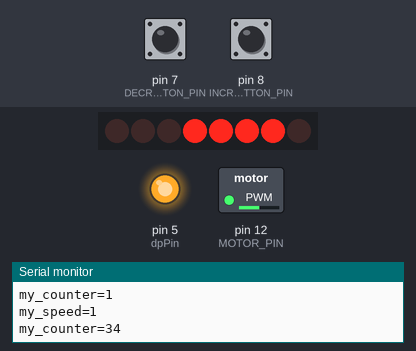
The sketch below on a simulated Arduino Uno, built with avr-gcc and run on an emulated ATmega328P. Parts: 8 shift-register outputs drawn as a row of LEDs (first output left, lit = HIGH), switched loads named in the sketch (green lamp = pin HIGH), output pins drawn as LEDs (lit = HIGH), the last lines printed to the serial monitor. Wiring (inferred from the names in the program): shift register (74HC595): data pin 4; shift clock pin 2; latch pin 3. Wiring (inferred from the signals the program sends): row of LEDs: on Q0, Q1, Q2, Q3, Q4, Q5, Q6, Q7. The inputs (shaded band) are chosen by the test bench; at power-on: pin 8 (INCR_BUTTON_PIN) LOW, pin 7 (DECR_BUTTON_PIN) LOW. EEPROM starts erased; pins used as bus, display or sensor lines are not drawn.

Above: at 2.0 s.
2.1 s: pin 8 (INCR_BUTTON_PIN) pulled HIGH for 0.5 s
At 3.8 s:
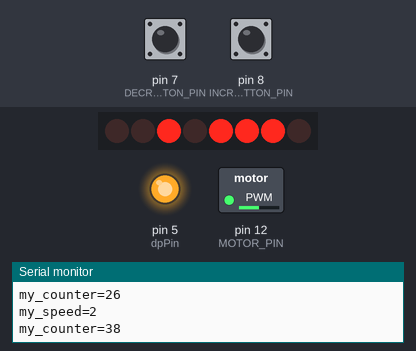
4.4 s: pin 8 (INCR_BUTTON_PIN) pulled HIGH for 3.2 s
At 8.8 s:
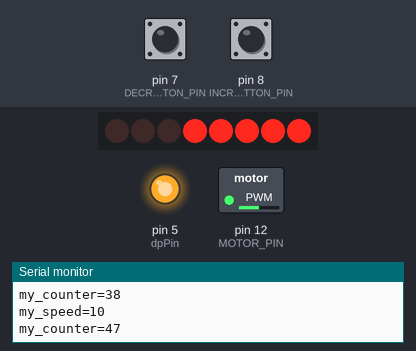
9.1 s: pin 8 (INCR_BUTTON_PIN) pulled HIGH for 1 s
At 10.6 s:
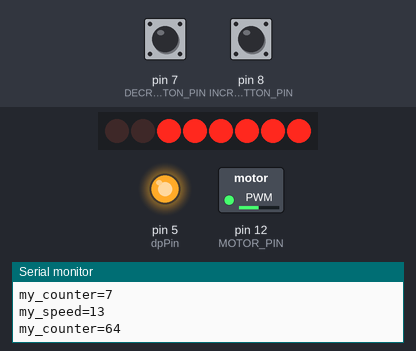
11.6 s: pin 8 (INCR_BUTTON_PIN) pulled HIGH for 0.5 s
At 12.9 s:
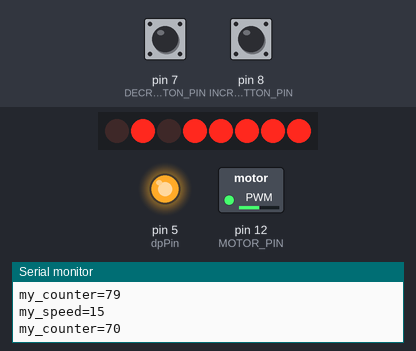
13.6 s: pin 8 (INCR_BUTTON_PIN) pulled HIGH for 0.5 s
At 15.3 s:
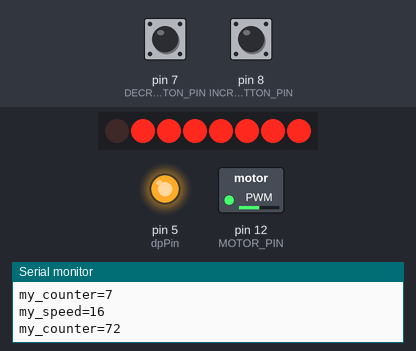
15.7 s: pin 8 (INCR_BUTTON_PIN) pulled HIGH for 3.2 s
At 20.1 s:
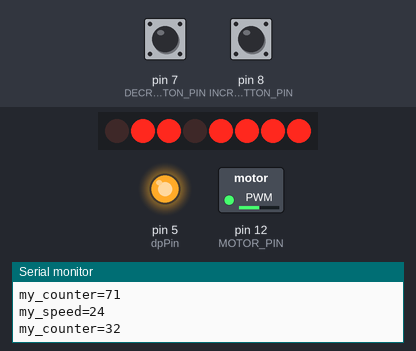
Timing chart, 0 to 21.4 s (numbered marks = the images above; inputs shaded):
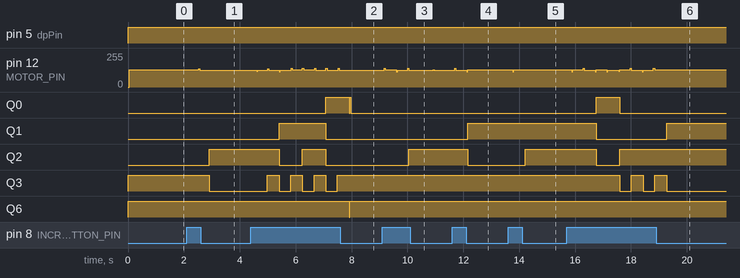

Measured:
- after the input at 2.1 s, pin 12 (MOTOR_PIN): 129/255 → 127/255 after 0.42 s; Q2: LOW → HIGH after 0.81 s; Q3: HIGH → LOW after 0.81 s
- after the input at 9.1 s, Q2: LOW → HIGH after 0.94 s
- after the input at 11.6 s, pin 12 (MOTOR_PIN): 125/255 → 127/255 after 0.08 s, → 128/255 0.44 s later; Q1: LOW → HIGH after 0.56 s; Q2: HIGH → LOW after 0.56 s
- after the input at 13.6 s, pin 12 (MOTOR_PIN): 128/255 → 115/255 after 0.16 s, → 128/255 0.04 s later; Q2: LOW → HIGH after 0.62 s
- after the input at 15.7 s, Q0: LOW → HIGH after 1.1 s, → LOW 0.84 s later; Q1: HIGH → LOW after 1.1 s, → HIGH 2.5 s later; Q2: HIGH → LOW after 1.1 s, → HIGH 0.84 s later; Q3: alternates HIGH for 0.44 s and LOW for 0.40 s, 5 changes in all, then stays LOW, starting after 1.9 s

The sketch:

ArduinoTimer.ino
```cpp
#include <EEPROM.h>
#include <DigitShield.h>


const int INCR_BUTTON_PIN = 8;
const int DECR_BUTTON_PIN = 7;
const int MOTOR_PIN  = 12;

const int MIN_SPEED = 1;
const int MAX_SPEED = 99;

const int SPEED_ADDR = 0;

volatile int my_speed = 0;
volatile int my_counter = 0;
volatile int toggle = 0;

void setup()
{
  // put your setup code here, to run once:

  pinMode(MOTOR_PIN, OUTPUT);
  pinMode(INCR_BUTTON_PIN, INPUT);
  pinMode(DECR_BUTTON_PIN, INPUT);

  Serial.begin(9600);
  while (!Serial);

  loadSpeed();


//  attachInterrupt(digitalPinToInterrupt(INCR_BUTTON_PIN), incrSpeed, RISING);
 // attachInterrupt(digitalPinToInterrupt(DECR_BUTTON_PIN), decrSpeed, RISING);

  DigitShield.begin();
  //DigitShield.setPrecision(2);
  DigitShield.setValue(my_speed);
}


void onTimer()
{

  my_counter++;
  if (my_counter >= (MAX_SPEED - my_speed)) {
    my_counter = 0;

    if (toggle) {
      digitalWrite(MOTOR_PIN, HIGH);
      toggle = 0;
    } else {
      digitalWrite(MOTOR_PIN, LOW);
      toggle = 1;
    }
  }


}

int cnt = 0;
int cnt2 = 0;

void loop() {
  // put your main code here, to run repeatedly:
  delayMicroseconds(1);

  onTimer();

  cnt2++;
  if (cnt2 > 10) {
    cnt2 = 0;
    cnt++;

    if (cnt > 5000) {
      cnt = 0;
      onTimer200();

    }
  }
}

void onTimer200()
{
  displaySpeed();

  if (digitalRead(INCR_BUTTON_PIN)) {
    incrSpeed();
  }

  if (digitalRead(DECR_BUTTON_PIN)) {
    decrSpeed();
  }

}

void displaySpeed()
{

  DigitShield.setValue(my_speed);

  Serial.print("my_speed=");
  Serial.println(my_speed);
  Serial.print("my_counter=");
  Serial.println(my_counter);

}

void loadSpeed()
{

  int val = 0;
  EEPROM.get(SPEED_ADDR, val);
  my_speed = val;

  if (my_speed > MAX_SPEED ) {
    my_speed = MAX_SPEED;
  }

  if (my_speed < MIN_SPEED) {
    my_speed = MIN_SPEED;
  }

}

void saveSpeed()
{
  int val = my_speed;

  EEPROM.put(SPEED_ADDR, val);
}

void incrSpeed()
{
  my_speed = my_speed + 1;
  if (my_speed > MAX_SPEED) {
    my_speed = MAX_SPEED;
  }
  saveSpeed();
}

void decrSpeed()
{

  my_speed = my_speed - 1;
  if (my_speed < MIN_SPEED) {
    my_speed = MIN_SPEED;
  }
  saveSpeed();
}
```

DigitShield.cpp
```cpp
// (licence header left out)
#include "DigitShield.h"

DigitShieldClass *digitShields[4];
int nDigitShields = 0;

DigitShieldClass::DigitShieldClass() {
  clockPin = CLOCK;
  latchPin = LATCH;
  dataPin = DATA;
  dpPin = DP;
  digitShields[nDigitShields++] = this;
}

DigitShieldClass::DigitShieldClass(byte clock, byte latch, byte data, byte dp) {
  clockPin = clock;
  latchPin = latch;
  dataPin = data;
  dpPin = dp;
  digitShields[nDigitShields++] = this;
}

void DigitShieldClass::begin() {
  // Use pins 2-4 for shift register
  pinMode(latchPin, OUTPUT);
  pinMode(clockPin, OUTPUT);
  pinMode(dataPin, OUTPUT);
  pinMode(dpPin, OUTPUT);


  intValue = 0;
  doubleValue = 0;
  intValueSet = false;
  doubleValueSet = false;
  displayValue = 0;
  precision = 0;
  dpBits = 0;
  currentDigit = 0;
  leadingZeros = false;
  blank = false;
  invalid = false;
  digitValues[0] = 0xF;
  digitValues[1] = 0xF;
  digitValues[2] = 0xF;
  digitValues[3] = 0xF;

  // Disable the timer overflow interrupt
  TIMSK2 &= ~(1 << TOIE2);

  // Set timer2 to normal mode
  TCCR2A &= ~((1 << WGM21) | (1 << WGM20));
  TCCR2B &= ~(1 << WGM22);

  // Use internal I/O clock
  ASSR &= ~(1 << AS2);

  // Disable compare match interrupt
  TIMSK2 &= ~(1 << OCIE2A);

  // Prescalar is clock divided by 128
  TCCR2B |= (1 << CS22);
  TCCR2B &= ~(1 << CS21);
  TCCR2B |= (1 << CS20);

  // Start the counting at 0
  TCNT2 = 0;

  // Enable the timer2 overflow interrupt
  TIMSK2 |= (1 << TOIE2);


  /*
  // TIMER1
  // Disable the timer overflow interrupt
  TIMSK1 &= ~(1 << TOIE1);

  // Set timer1 to normal mode
  TCCR1A &= ~((1 << WGM11) | (1 << WGM10));
  TCCR1B &= ~((1 << WGM13) | (1 << WGM12));

  // Disable compare match interrupt
  TIMSK1 &= ~(1 << OCIE1A);
  TIMSK1 &= ~(1 << OCIE1B);

  // Prescalar is clock divided by 128
  TCCR1B &= ~(1 << CS12);
  TCCR1B &= ~(1 << CS11);
  TCCR1B |= (1 << CS10);

  // Start the counting at 0
  TCNT1 = 0;

  // Enable the timer2 overflow interrupt
  TIMSK1 |= (1 << TOIE1);
  */

}


void DigitShieldClass::setValue(int i) {
  intValue = i;
  intValueSet = true;
  doubleValueSet = false;
  if ((i < 0) || (i > 9999)) {
    invalid = true;
    return;
  }
  int v = i;
  for(int j=0;j<precision;j++) {
    v = v * 10;
  }
  displayValue = v;
  if ((displayValue > 9999) || (displayValue < 0)) {
    invalid = true;
    return;
  } else {
    invalid = false;
  }
}

void DigitShieldClass::setValue(double f) {
  doubleValue = f;
  doubleValueSet = true;
  intValueSet = false;
  if ((f < 0) || (f > 9999)) {
    invalid = true;
    return;
  }
  double v = f;
  for(int j=0;j<precision;j++) {
    v = v * 10;
  }
  displayValue = (int)(v + 0.5);
  if ((displayValue > 9999) || (displayValue < 0)) {
    invalid = true;
    return;
  } else {
    invalid = false;
  }
}

void DigitShieldClass::setPrecision(int p) {
  if ((p >= 0) && (p <= 3)) {
    precision = p;
    dpBits = 0;
    if (p > 0) {
      dpBits = (1 << p);
    }

    // since we changed precision, call setValue again
    // to recalculate the displayValue
    if (intValueSet) {
      setValue(intValue);
    } else {
      if (doubleValueSet) {
	setValue(doubleValue);
      }
    }
  }
}

void DigitShieldClass::setBlank(boolean b) {
  blank = b;
}

void DigitShieldClass::setLeadingZeros(boolean l) {
  leadingZeros = l;
}

void DigitShieldClass::setDigit(int d, int n) {
  intValueSet = false;
  doubleValueSet = false;
  if ((d >= 1) && (d <= 4)) {
    digitValues[4-d] = n;
  }
}

void DigitShieldClass::setDecimalPoint(int d, boolean on) {
  intValueSet = false;
  doubleValueSet = false;
  if ((d >= 1) && (d <= 4)) {
    if (on) {
      dpBits |= (1 << (4-d));
    } else {
      dpBits &= ~(1 << (4-d));
    }
  }
}


void DigitShieldClass::displayVal() {
  byte nDigits = 4;
  byte data;
  byte digitValue;

  if ((!leadingZeros) && (!invalid)) {
    if ((displayValue == 0) || (doubleValueSet && (doubleValue < 1.0))) {
      nDigits = precision + 1;
    } else {
      if (displayValue < 1000) {
	nDigits = 3;
      }
      if (displayValue < 100) {
	nDigits = 2;
      }
      if (displayValue < 10) {
	nDigits = 1;
      }
    }
  }
  if (++currentDigit > (nDigits-1)) {
    currentDigit = 0;
  }

  switch (currentDigit) {
  case 0:
    digitValue = displayValue % 10;
    break;
  case 1:
    digitValue = (displayValue / 10) % 10;
    break;
  case 2:
    digitValue = (displayValue / 100) % 10;
    break;
  case 3:
    digitValue = (displayValue / 1000) % 10;
    break;
  }

  if (invalid) {
    digitValue = 15;
  }

  // Upper 4 bits of data are the value for the current digit.
  // They are loaded into shift register outputs QA-QD
  data = (digitValue << 4);

  // Lower 4 bits 3-0 represent which digit to turn on.  3 is most significan digit, 0 is least
  // They are loaded into shift register outputs QE-QH
  // digit transistors are active low, so set them all high
  data |= 0x0F;
  // now turn off the bit for digit we want illuminated.
  if (!blank) {
    data &= ~(1 << currentDigit);
  }

  digitalWrite(latchPin, LOW);
  shiftOut(dataPin, clockPin, LSBFIRST, data);
  // Turn off decimal point.  Inactive HIGH
  digitalWrite(dpPin, HIGH);
  digitalWrite(latchPin, HIGH);
  if (((((dpBits >> currentDigit) & 1) == 1) && (!blank)) || (invalid)) {
    // Turn on decimal point.  Active LOW
    digitalWrite(dpPin, LOW);
  }
}

void DigitShieldClass::displayDirect() {
  byte data;
  byte digitValue;

  if (++currentDigit > 3) {
    currentDigit = 0;
  }

  // Upper 4 bits of data are the value for the current digit.
  // They are loaded into shift register outputs QA-QD
  data = (digitValues[currentDigit] << 4);

  // Lower 4 bits 3-0 represent which digit to turn on.  3 is most significan digit, 0 is least
  // They are loaded into shift register outputs QE-QH
  // digit transistors are active low, so set them all high
  data |= 0x0F;
  // now turn off the bit for digit we want illuminated.
  if (!blank) {
    data &= ~(1 << currentDigit);
  }

  digitalWrite(latchPin, LOW);
  shiftOut(dataPin, clockPin, LSBFIRST, data);
  // Turn off decimal point.  Inactive HIGH
  digitalWrite(dpPin, HIGH);
  digitalWrite(latchPin, HIGH);
  if (((((dpBits >> currentDigit) & 1) == 1) && (!blank))) {
    // Turn on decimal point.  Active LOW
    digitalWrite(dpPin, LOW);
  }
}

void DigitShieldClass::isr() {
  if (intValueSet || doubleValueSet) {
    displayVal();
  } else {
    displayDirect();
  }
}

// Interrupt service routine is invoked when timer2 overflows.
ISR(TIMER2_OVF_vect) {
  TCNT2 = 0;
  for(int i=0;i<nDigitShields;i++) {
    digitShields[i]->isr();
  }
}

/*
// Interrupt service routine is invoked when timer1 overflows.
ISR(TIMER1_OVF_vect) {
  TCNT1 = 0;
  for(int i=0;i<nDigitShields;i++) {
    digitShields[i]->isr();
  }
}
*/


DigitShieldClass DigitShield = DigitShieldClass();
```

DigitShield.h
```cpp
// (licence header left out)
#ifndef DigitShield_h
#define DigitShield_h

#include <inttypes.h>
#if defined(ARDUINO) && ARDUINO >= 100
  #include "Arduino.h"
#else
  #include "WProgram.h"
  #include <pins_arduino.h>
#endif

class DigitShieldClass {
public:
  DigitShieldClass();
  DigitShieldClass(byte clock, byte latch, byte data, byte dp);
  void begin();
  void setValue(int i);
  void setValue(double v);
  void setPrecision(int p);
  void setLeadingZeros(boolean l);
  void setBlank(boolean b);
  void setDigit(int d, int n);
  void setDecimalPoint(int d, boolean on);
  void isr();

private:
  byte clockPin, latchPin, dataPin, dpPin;
  void displayVal();
  void displayDirect();
  boolean leadingZeros;
  int intValue;
  double doubleValue;
  boolean intValueSet;
  boolean doubleValueSet;
  int displayValue;
  int precision;
  uint8_t dpBits;
  volatile uint8_t currentDigit;
  boolean blank;
  boolean invalid;
  int digitValues[4];
};

#define CLOCK 2
#define LATCH 3
#define DATA 4
#define DP 5

extern DigitShieldClass DigitShield;

#endif /* DigitShield_h */
```
